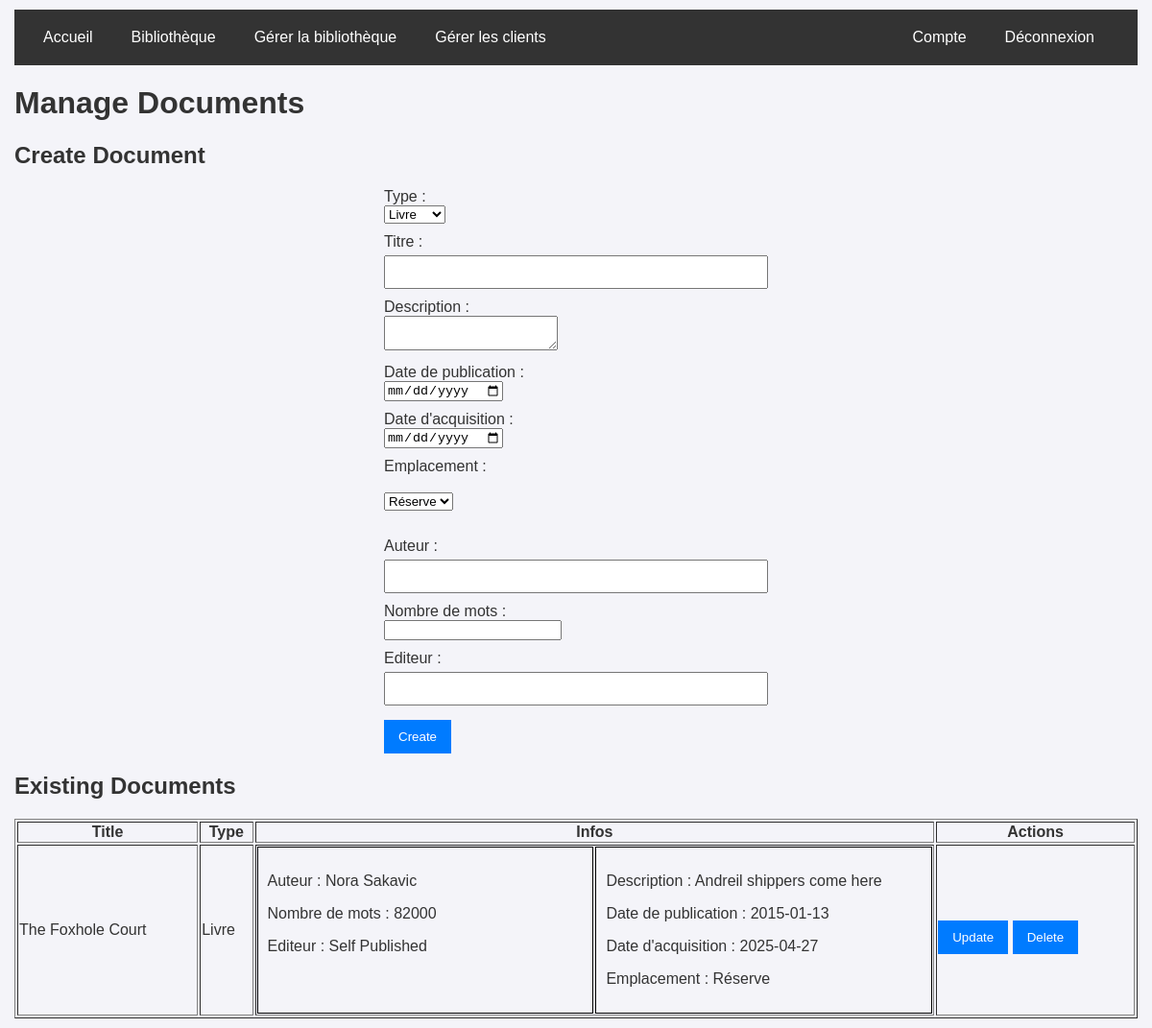
The page /backoffice/manage_library.php (signed in) on the database as committed earlier.
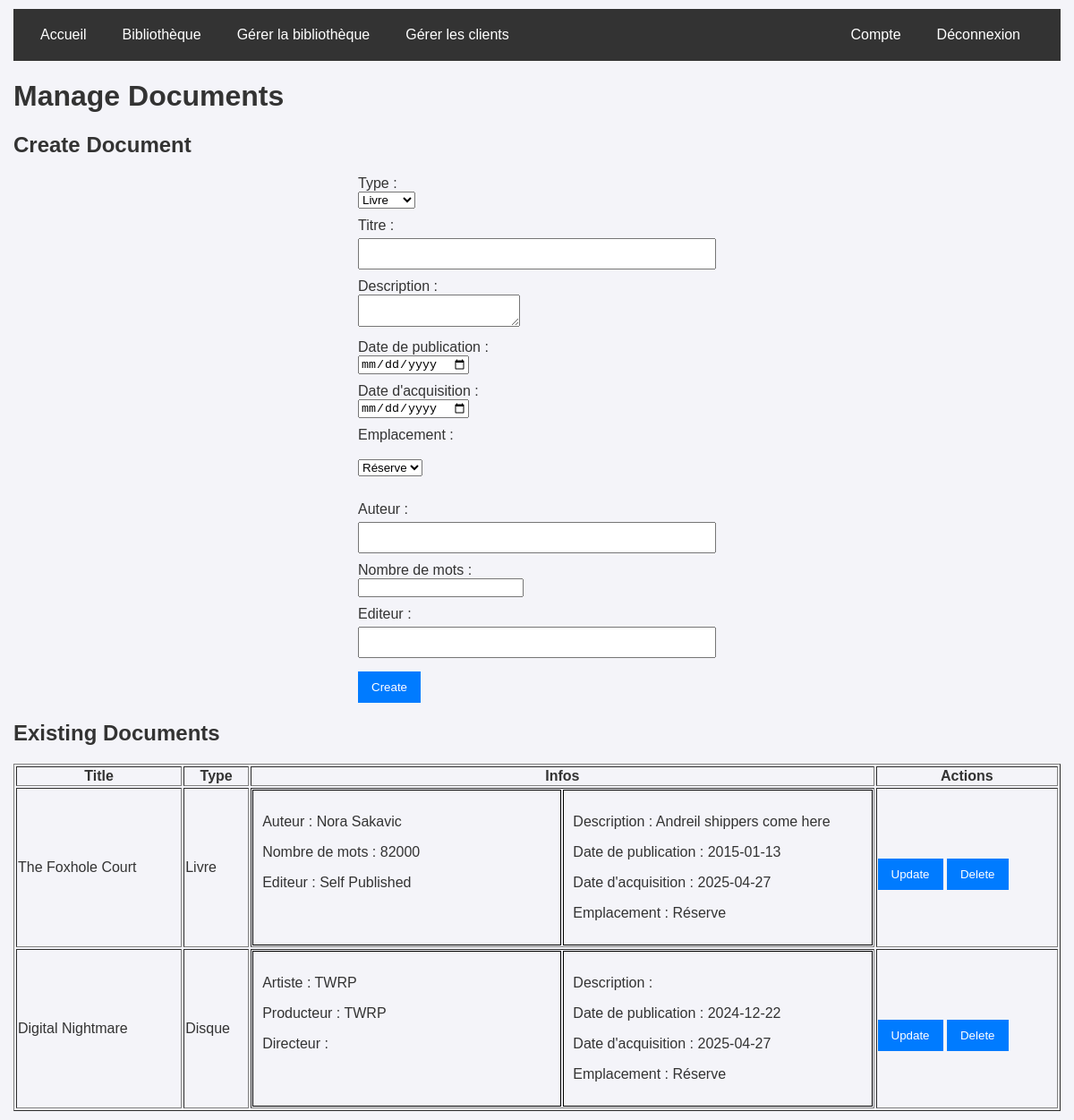
The same page on the database as committed later.
### tables this page shows
CREATE TABLE Document(
   id_document INTEGER,
   title_document TEXT NOT NULL,
   publishing_date_document NUMERIC NOT NULL,
   description_document TEXT,
   acquisition_date_document NUMERIC NOT NULL,
   id_location INTEGER NOT NULL,
   PRIMARY KEY(id_document),
   FOREIGN KEY(id_location) REFERENCES Location(id_location)
);

CREATE TABLE Book(
   id_document INTEGER,
   author_book TEXT,
   nbr_words_book TEXT,
   publisher_book TEXT,
   PRIMARY KEY(id_document),
   FOREIGN KEY(id_document) REFERENCES Document(id_document)
);

CREATE TABLE Location(
   id_location INTEGER,
   name_location TEXT NOT NULL,
   description_location TEXT,
   PRIMARY KEY(id_location),
   UNIQUE(name_location)
);

CREATE TABLE Disk(
   id_document INTEGER,
   artist_disk TEXT,
   producer_disk TEXT,
   director_disk TEXT,
   PRIMARY KEY(id_document),
   FOREIGN KEY(id_document) REFERENCES Document(id_document)
);

### backoffice/manage_library.php (the view, shortened to what this page needs)
<?php
require_once '../database/db_connection.php';
$locations = $pdo->query("SELECT * FROM location")->fetchAll(PDO::FETCH_ASSOC);
$stmt = $pdo->query("SELECT d.*, b.author_book, b.nbr_words_book, b.publisher_book, di.artist_disk, di.producer_disk, di.director_disk, l.* FROM document d LEFT JOIN book b ON d.id_document = b.id_document LEFT JOIN disk di ON d.id_document = di.id_document LEFT JOIN location l ON d.id_location = l.id_location");
$documents = $stmt->fetchAll(PDO::FETCH_ASSOC);
?>
<!DOCTYPE html>
<html lang="en">
<head>
    <link rel="stylesheet" href="../styles/style.css">
</head>
<body>
    <?php include '../navbar.php'; ?>
    <h1>Manage Documents</h1>
    <h2>Create Document</h2>
    <form method="POST">
        <label for="type">Type :</label>
        <select id="type" name="type" required>
            <option value="book">Livre</option>
        </select>
        <label for="title">Titre :</label>
        <input type="text" id="title" name="title" required>
        <label for="description">Description :</label>
        <textarea id="description" name="description"></textarea>
        <label for="publishing_date">Date de publication :</label>
        <input type="date" id="publishing_date" name="publishing_date" required>
        <label for="acquisition_date">Date d'acquisition :</label>
        <input type="date" id="acquisition_date" name="acquisition_date" required>
        <label for="id_location">Emplacement :</label><br>
            <select id="id_location" name="id_location" required>
                <?php foreach ($locations as $location): ?>
                    <option value="<?= $location['id_location'] ?>">
                        <?= htmlspecialchars($location['name_location']) ?>
                    </option>
                <?php endforeach; ?>
            </select><br><br>
        <div id="dynamic-form"></div>
        <button type="submit">Create</button>
    </form>
    <h2>Existing Documents</h2>
    <table border="1" class="document-table">
        <thead>
            <tr>
                <th>Title</th>
                <th>Type</th>
                <th>Infos</th>
                <th>Actions</th>
            </tr>
        </thead>
        <tbody>
            <?php foreach ($documents as $document): ?>
                <?php $document['type_document'] = array_key_exists('author_book', $document) && $document['author_book'] != null
                        ? type_document::Book
                        : type_document::Disk ?>
                <tr>
                    <td><?= htmlspecialchars($document['title_document']) ?></td>
                    <td><?=
                        $document['type_document'] == type_document::Book ? 'Livre' : 'Disque'
                    ?></td>
                    <td>
                        <div style="display: flex; flex-direction: row; gap:2px; width: 100%;">
                            <div class="document-details-table-cell">
                            <?php if ($document['type_document'] == type_document::Book): ?>
                                <p>Auteur : <?= htmlspecialchars($document['author_book']) ?></p>
                                <p>Nombre de mots : <?= htmlspecialchars($document['nbr_words_book']) ?></p>
                                <p>Editeur : <?= htmlspecialchars($document['publisher_book']) ?></p>
                            <?php else : ?>
                                <p>Artiste : <?= htmlspecialchars($document['artist_disk']) ?></p>
                                <p>Producteur : <?= htmlspecialchars($document['producer_disk']) ?></p>
                                <p>Directeur : <?= htmlspecialchars($document['director_disk']) ?></p>
                            <?php endif; ?>
                            </div>
                            <div class="document-details-table-cell">
                                <p>Description : <?= htmlspecialchars($document['description_document']) ?></p>
                                <p>Date de publication : <?= htmlspecialchars($document['publishing_date_document']) ?></p>
                                <p>Date d'acquisition : <?= htmlspecialchars($document['acquisition_date_document']) ?></p>
                                <p>Emplacement : <?= htmlspecialchars($document['name_location']) ?></p>
                            </div>
                        </div>
                    </td>
                    <td>
                        <a href="update_document.php?id_document=<?= $document['id_document'] ?>&type=<?= $document['type_document']->name ?>" style="display: inline-block;">
                            <button type="button">Update</button>
                        </a>
                        <form method="POST" style="display: inline;">
                            <button type="submit">Delete</button>
                        </form>
                    </td>
                </tr>
            <?php endforeach; ?>
        </tbody>
    </table>
</body>
</html>

### navbar.php (shortened to what this page needs)
<?php
$httpProtocol = !isset($_SERVER['HTTPS']) || $_SERVER['HTTPS'] != 'on' ? 'http' : 'https';
$base_url = $httpProtocol.'://'.$_SERVER['HTTP_HOST'];
?>
<!DOCTYPE html>
<html lang="en">
<head>
    <link rel="stylesheet" href="styles/style.css">
</head>
<body>
    <div class="navbar">
        <?php
        echo "<a href=\"$base_url/index.php\">Accueil</a>
        <a href=\"$base_url/library.php\">Bibliothèque</a>";
        if (isset($_SESSION['role']) && in_array($_SESSION['role'], [1, 2, 3])) {
            echo "<a href=\"$base_url/backoffice/manage_library.php\">Gérer la bibliothèque</a>";
            echo "<a href=\"$base_url/backoffice/manage_client.php\">Gérer les clients</a>";
        }
        echo '<div class="navbar-right">';
        if (isset($_SESSION['user_id'])) {
            echo "<a href=\"$base_url/account.php\">Compte</a>";
            echo "<a href=\"$base_url/logout.php\">Déconnexion</a>";
        } else {
            echo "<a href=\"$base_url/login.php\">Se connecter / Créer un compte</a>";
        }
        echo '</div>';
    ?>
    </div>
</body>
</html>

### styles/style.css (style rules this page uses)
body { font-family: Arial, sans-serif; margin: 0; padding: 10px 15px; background-color: #f4f4f9; color: #333; }
a { color: #6c5ce7; text-decoration: none; }
.navbar { display: flex; background-color: #333; padding: 10px; }
.navbar a { color: white; text-decoration: none; padding: 10px 15px; margin: 0 5px; }
.navbar-right { margin-left: auto; padding: 10px 15px; }
form { max-width: 400px; margin: auto; }
label { display: block; margin-top: 10px; }
input[type="text"], input[type="email"], input[type="password"] { width: 100%; padding: 8px; margin-top: 5px; box-sizing: border-box; }
button { margin-top: 15px; padding: 10px 15px; background-color: #007BFF; color: white; border: none; cursor: pointer; }
.document-details-table-cell { padding: 10px; border: 1px solid #000000; text-align: left; width: 50%; }
.document-table { width: 100%; }

Rows that differ between the two databases and show on the page:
added document: title_document "Digital Nightmare", shows "Disque", disk.artist_disk "TWRP", disk.producer_disk "TWRP", publishing_date_document "2024-12-22", acquisition_date_document "2025-04-27", id_location.name_location "Réserve"
